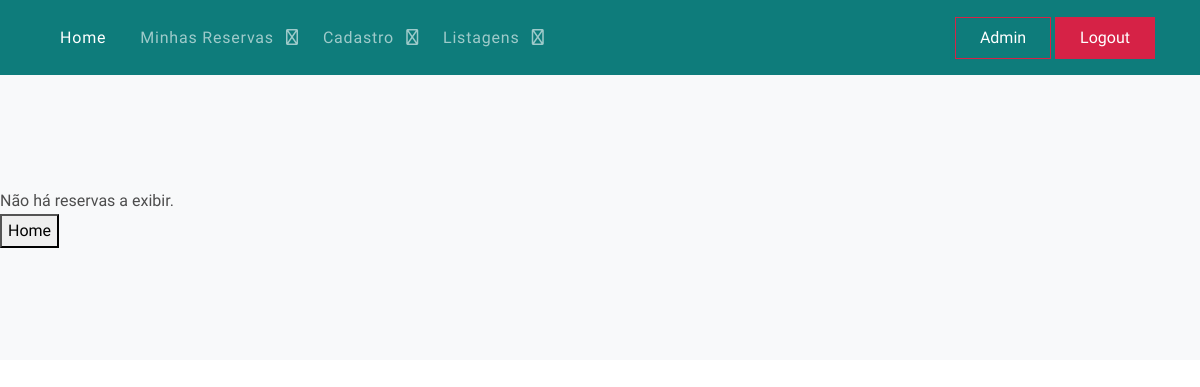
The page /usuarioListagemReservas/ (signed in) on the database as committed earlier.
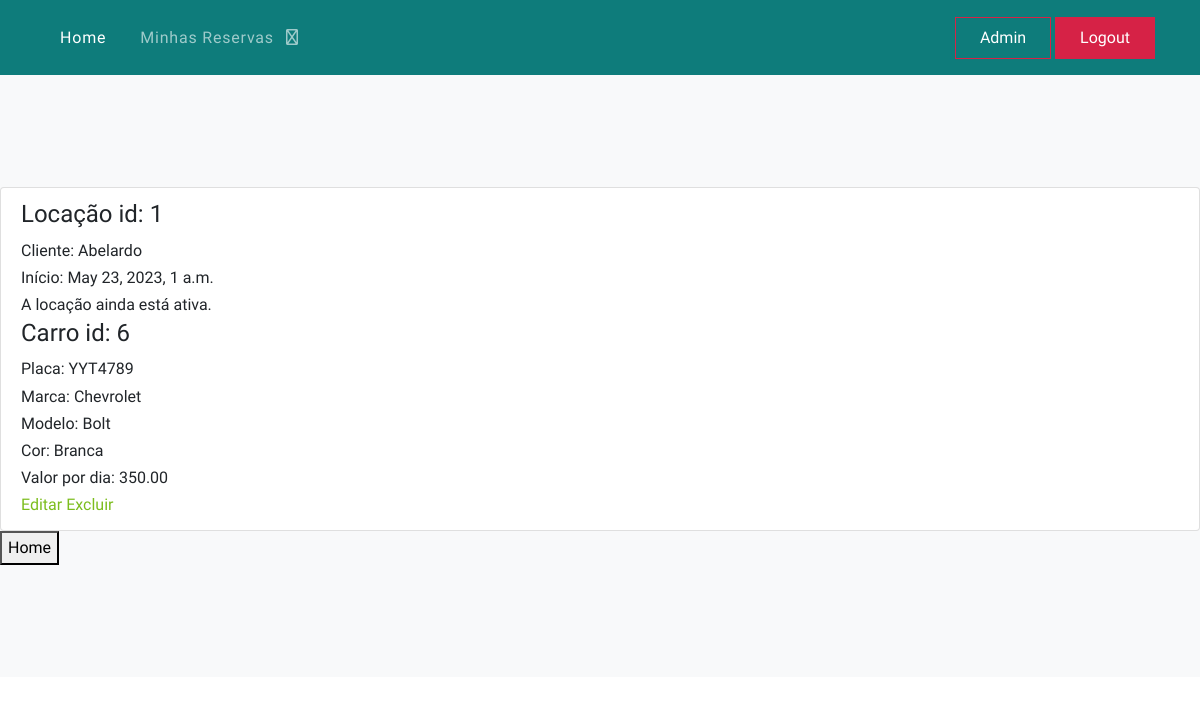
The same page on the database as committed later.
### core/models.py (models this page shows, shortened)
class Reserva(models.Model):
    dataInicio = models.DateTimeField(verbose_name='Data de início')
    dataFim = models.DateTimeField(verbose_name='Data de fim', blank=True, null=True, default=None)
    valor = models.DecimalField(max_digits=10, decimal_places=2, blank=True, null=True, default=0.00, verbose_name='Valor')
    tempoReserva = models.DecimalField(max_digits=10, decimal_places=2, blank=True, null=True, default=0.00, verbose_name='Tempo de reserva')
    isActive = models.BooleanField(default=True, verbose_name='Ativo?')
    cliente = models.ForeignKey(Cliente, on_delete=models.DO_NOTHING, verbose_name='Cliente')
    carro = models.ForeignKey(Carro, default=None, null=True, on_delete=models.DO_NOTHING, verbose_name='Carro')
    @property
    def status(self):
        now = timezone.make_aware(datetime.now(), timezone.get_default_timezone())
        if self.dataFim == None and self.dataInicio > now:
            return 'Futuro'
        elif self.dataFim == None and self.dataInicio < now:
            return 'Presente'
        else:
            return 'Passado'
    class Meta:
        verbose_name_plural = "Reservas"

class Pessoa(models.Model):
    nome = models.CharField(max_length=100, verbose_name='Nome')
    identificacao = models.IntegerField(default=0, verbose_name='Identificação')
    telefone = models.IntegerField(default=0, verbose_name='Telefone')
    endereco = models.ForeignKey(Endereco, on_delete=models.DO_NOTHING, verbose_name='Endereço')
    user = models.ForeignKey(CustomUser, on_delete=models.DO_NOTHING, verbose_name='User')  # verificar se é assim
    class Meta:
        verbose_name_plural = 'Pessoas'

class Carro(models.Model):
    placa = models.CharField(max_length=20, verbose_name='Placa')
    marca = models.CharField(max_length=20, verbose_name='Marca')
    modelo = models.CharField(max_length=20, verbose_name='Modelo')
    cor = models.CharField(max_length=20, verbose_name='Cor')
    locacao = models.DecimalField(max_digits=10, decimal_places=2, blank=True, null=True, default=0.00, verbose_name='Valor')
    isActive = models.BooleanField(default=True, verbose_name='Ativo?')
    disponivel = models.BooleanField(default=True, blank=True, null=True, verbose_name='Disponível?')
    vaga = models.ForeignKey(Vaga, default=None, on_delete=models.DO_NOTHING, blank=True, null=True, verbose_name='Vaga')
    class Meta:
        verbose_name_plural = 'Carros'

### core/views.py (the view)
# urls.py: path('usuarioListagemReservas/', usuarioListagemReservas, name='url_usuario_listagem_reservas'),
@login_required
def usuarioListagemReservas(request):
    dados = Reserva.objects.filter(cliente__user__id__exact=request.user.id)
    contexto = {'dados': dados, 'text_input': 'Digite o numero da reserva'}
    return render(request, 'core/listagem_reservas.html', contexto)

### core/templatetags/template_extras.py (called while the page is built)
@register.filter(name='has_group')
def has_group(user, group_name):
    return user.groups.filter(name=group_name).exists()

### core/templates/core/listagem_reservas.html (shortened to what this page needs)
{% extends 'base.html' %}
{% load static %}
{% block main %}
<ul class="list-group">
    {% for i in dados %}
    <li class="list-group-item">
        {% if i.isActive == True %}
        <h4>Locação id: {{ i.id }}</h4>
            Cliente: {{ i.cliente.nome }} <br>
            Início: {{ i.dataInicio }} <br>
            {% if i.status == 'Passado' %}
                Fim: {{ i.dataFim }} <br>
                Valor: {{ i.valor }} <br>
            {% elif i.status == 'Presente'  %}
                A locação ainda está ativa. <br>
            {% else %}
                A locação ainda não foi iniciada. <br>
            {% endif %}
        <h4>Carro id: {{ i.carro.id }} </h4>
            Placa: {{ i.carro.placa }} <br>
            Marca: {{ i.carro.marca }} <br>
            Modelo: {{ i.carro.modelo }} <br>
            Cor: {{ i.carro.cor }} <br>
            Valor por dia: {{ i.carro.locacao }}  <br>
            <a href="{% url 'url_altera_reserva' i.id %}">Editar</a>
            <a href="{% url 'url_exclui_reserva' i.id %}">Excluir</a>
            <br>
        {% endif %}
    {% empty %}
        Não há reservas a exibir.
    {% endfor %}
</ul>
<button onclick="window.location.href='/'">Home</button>
{% endblock %}

Rows that differ between the two databases and show on the page:
now on this page (row edited): Reserva: id "1", cliente.nome "Abelardo", dataInicio "May 23, 2023, 1 a.m.", shows "A locação ainda está ativa.", carro.id "6", carro.placa "YYT4789", carro.marca "Chevrolet", carro.modelo "Bolt", carro.cor "Branca", carro.locacao "350.00"
Other text that changed with them:
text no longer shown: "Cadastro Listagens Não há reservas a exibir."
